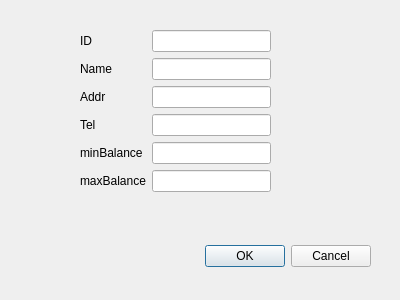
<?xml version="1.0" encoding="UTF-8"?>
<ui version="4.0">
 <class>ClientsDialog</class>
 <widget class="QDialog" name="ClientsDialog">
  <property name="geometry">
   <rect>
    <x>0</x>
    <y>0</y>
    <width>400</width>
    <height>300</height>
   </rect>
  </property>
  <property name="windowTitle">
   <string>ClientsQuery</string>
  </property>
  <widget class="QDialogButtonBox" name="buttonBox">
   <property name="geometry">
    <rect>
     <x>30</x>
     <y>240</y>
     <width>341</width>
     <height>32</height>
    </rect>
   </property>
   <property name="orientation">
    <enum>Qt::Horizontal</enum>
   </property>
   <property name="standardButtons">
    <set>QDialogButtonBox::Cancel|QDialogButtonBox::Ok</set>
   </property>
  </widget>
  <widget class="QWidget" name="formLayoutWidget">
   <property name="geometry">
    <rect>
     <x>80</x>
     <y>30</y>
     <width>191</width>
     <height>204</height>
    </rect>
   </property>
   <layout class="QFormLayout" name="formLayout">
    <item row="0" column="0">
     <widget class="QLabel" name="label">
      <property name="text">
       <string>ID</string>
      </property>
     </widget>
    </item>
    <item row="0" column="1">
     <widget class="QLineEdit" name="lineEdit_clientsID"/>
    </item>
    <item row="1" column="0">
     <widget class="QLabel" name="label_2">
      <property name="text">
       <string>Name</string>
      </property>
     </widget>
    </item>
    <item row="1" column="1">
     <widget class="QLineEdit" name="lineEdit_clientsName"/>
    </item>
    <item row="2" column="0">
     <widget class="QLabel" name="label_3">
      <property name="text">
       <string>Addr</string>
      </property>
     </widget>
    </item>
    <item row="2" column="1">
     <widget class="QLineEdit" name="lineEdit_clientsAddr"/>
    </item>
    <item row="3" column="0">
     <widget class="QLabel" name="label_4">
      <property name="text">
       <string>Tel</string>
      </property>
     </widget>
    </item>
    <item row="3" column="1">
     <widget class="QLineEdit" name="lineEdit_clientsTel"/>
    </item>
    <item row="5" column="1">
     <widget class="QLineEdit" name="lineEdit_clientsmaxBal"/>
    </item>
    <item row="5" column="0">
     <widget class="QLabel" name="label_6">
      <property name="text">
       <string>maxBalance</string>
      </property>
     </widget>
    </item>
    <item row="4" column="0">
     <widget class="QLabel" name="label_5">
      <property name="text">
       <string>minBalance</string>
      </property>
     </widget>
    </item>
    <item row="4" column="1">
     <widget class="QLineEdit" name="lineEdit_clientsminBal"/>
    </item>
   </layout>
  </widget>
 </widget>
 <resources/>
 <connections>
  <connection>
   <sender>buttonBox</sender>
   <signal>accepted()</signal>
   <receiver>ClientsDialog</receiver>
   <slot>accept()</slot>
   <hints>
    <hint type="sourcelabel">
     <x>248</x>
     <y>254</y>
    </hint>
    <hint type="destinationlabel">
     <x>157</x>
     <y>274</y>
    </hint>
   </hints>
  </connection>
  <connection>
   <sender>buttonBox</sender>
   <signal>rejected()</signal>
   <receiver>ClientsDialog</receiver>
   <slot>reject()</slot>
   <hints>
    <hint type="sourcelabel">
     <x>316</x>
     <y>260</y>
    </hint>
    <hint type="destinationlabel">
     <x>286</x>
     <y>274</y>
    </hint>
   </hints>
  </connection>
 </connections>
</ui>
